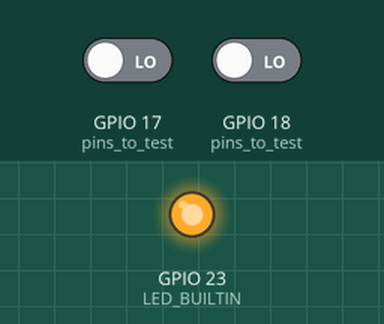
The program below on a simulated ESP32. On the bench: output pins drawn as LEDs (lit = HIGH). The inputs (shaded band) are chosen by the test bench; at power-on: GPIO 18 (pins_to_test) LOW, GPIO 17 (pins_to_test) LOW. What the program prints to the serial monitor is not drawn.

Above: at 1.1 s.
1.2 s: GPIO 18 (pins_to_test) driven HIGH
Timing chart, 0 to 4.2 s (numbered marks = the images above; inputs shaded):
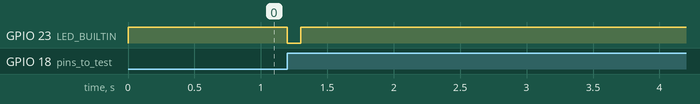

Measured:
- after the input at 1.2 s, GPIO 23 (LED_BUILTIN): HIGH → LOW at once, → HIGH 0.10 s later

The program:

main.cpp
```cpp
#include <Arduino.h>

#define LED_BUILTIN 23

// These correspond to RJ45 pins 1-6
int pins_to_test[] = {
  18,
  17,
  16,
  19,
  21,
  22
};

void setup() {
  Serial.begin(9600);

  pinMode(LED_BUILTIN, OUTPUT);

#ifdef TEST_HOST
  Serial.println("Initializing test host...");

  for (int &pin : pins_to_test) {
    pinMode(pin, INPUT);
  }

  digitalWrite(LED_BUILTIN, HIGH);

  delay(200);

  for (int &pin : pins_to_test) {
    Serial.print("Waiting for pin ");
    Serial.print(pin);
    Serial.println();

    while (digitalRead(pin) == LOW) {
      delay(50);
    }

    digitalWrite(LED_BUILTIN, LOW);
    delay(100);
    digitalWrite(LED_BUILTIN, HIGH);
  }

  digitalWrite(LED_BUILTIN, LOW);
#else
  digitalWrite(LED_BUILTIN, HIGH);

  Serial.println("Initializing test target...");

  for (int &pin : pins_to_test) {
    pinMode(pin, OUTPUT);
    digitalWrite(pin, LOW);
  }
#endif
}

void loop() {
#ifdef TEST_TARGET
  for (int &pin : pins_to_test) {
    Serial.print("Pulsing pin ");
    Serial.print(pin);
    Serial.println();

    digitalWrite(pin, HIGH);
    delay(300);
    digitalWrite(pin, LOW);
  }
#endif
}
```
